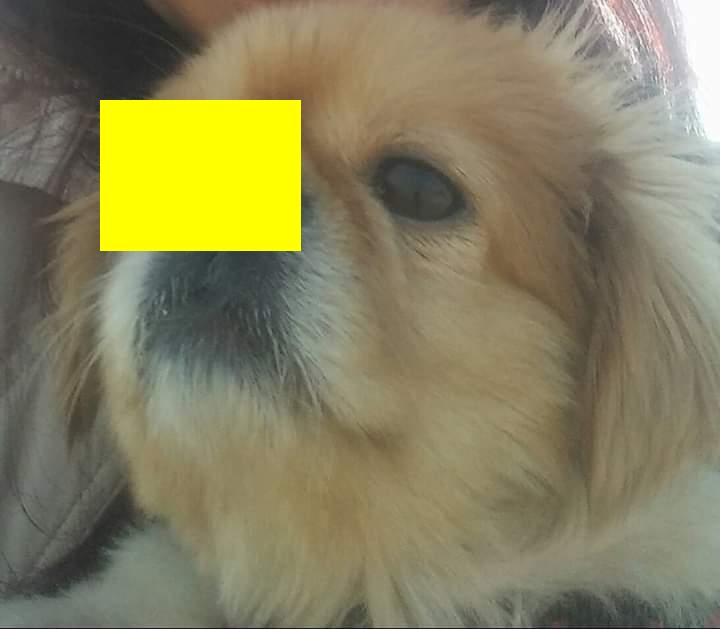
#> input picture gorevler/gorev4/sari_dikdortgen_alan.jpg, 720 x 629 px, found by its file name
$ python gorev5.py
#> lines starting #> are read from the running program, lines starting #| are printed output that depends on the picture
from PIL import Image, ImageDraw, ImageFilter

# 1. Resmi yükle
image_path = "C:/Users/Asus/Desktop/KURSLARIM/BTK/Git_GitHub/ai_lab/gorevler/gorev4/sari_dikdortgen_alan.jpg"
image = Image.open(image_path).convert("RGB")
#> image is the input picture: PIL image 720x629 RGB; mean R, G, B 134.5, 129.2, 93.7

# 2. Dikdörtgen alan tanımı (sol, üst, sağ, alt)
box = (100, 100, 300, 300)  # örnek: kare alan

# 3. Belirli alanı kırp
region = image.crop(box)
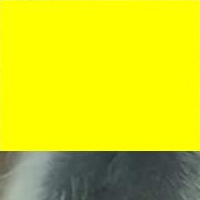
#> region: PIL image 200x200 RGB; mean R, G, B 213.7, 216.3, 24.3

# 4. Grayscale (gri) yap
gray_region = region.convert("L").convert("RGB")
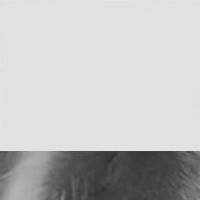
#> gray_region: PIL image 200x200 RGB; min 47, max 235, mean 193.7

# 5. Bulanıklaştır
blurred_region = gray_region.filter(ImageFilter.GaussianBlur(radius=4))
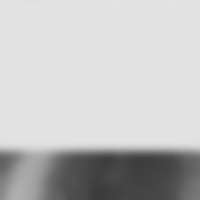
#> blurred_region: PIL image 200x200 RGB; min 58, max 228, mean 193.7

# 6. Orijinal görüntüye bu bölgeyi yapıştır
image.paste(blurred_region, box)
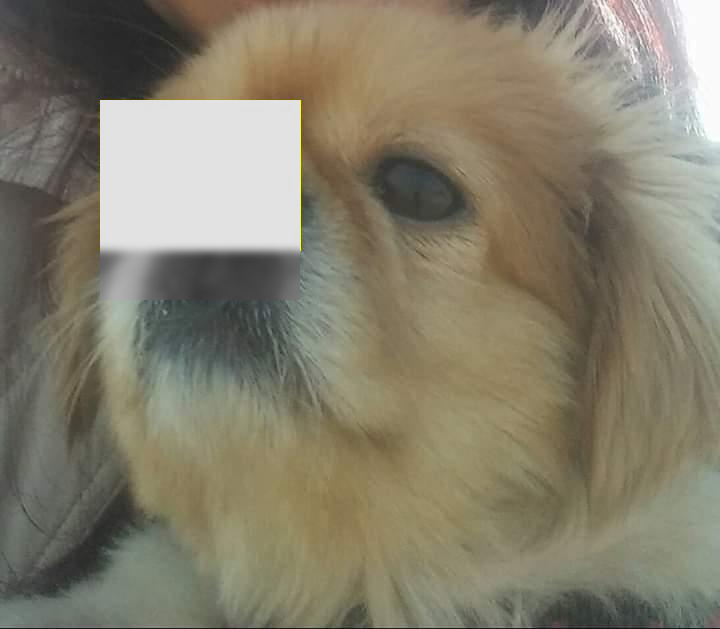
#> image: PIL image 720x629 RGB; mean R, G, B 132.7, 127.2, 108.7

# 7. Sarı çerçeve çiz
draw = ImageDraw.Draw(image)
draw.rectangle(box, outline="yellow", width=4)

# 8. Sonuç görselini kaydet
image.save("islenmis_goruntu.jpg")
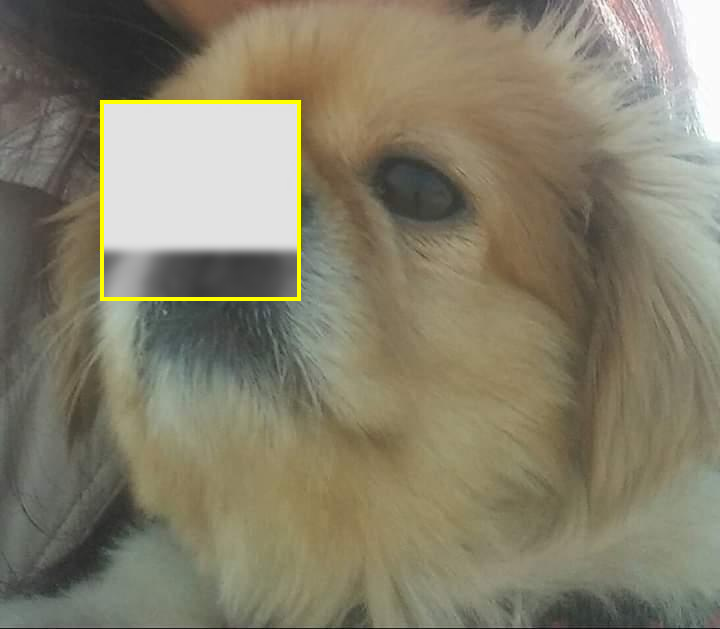
#> saved as islenmis_goruntu.jpg: PIL image 720x629 RGB; mean R, G, B 133.2, 127.7, 107.5
